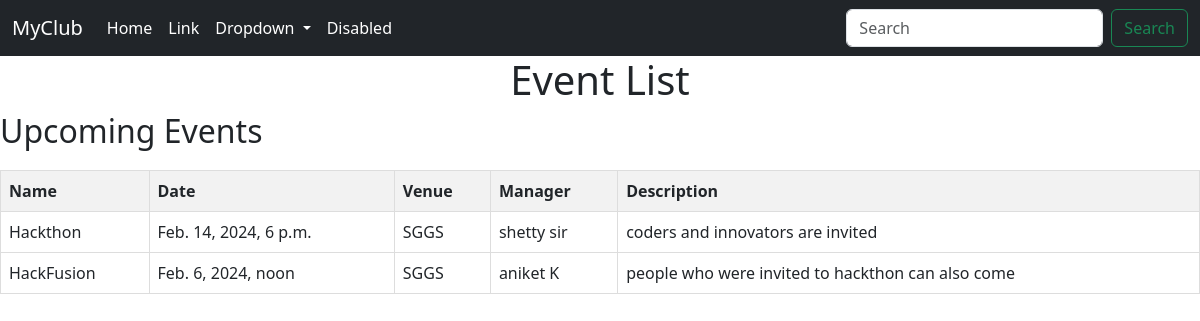
The page / on the database its author committed.
### events/models.py (models this page shows, shortened)
class Event(models.Model):
    name = models.CharField('Event name' , max_length=180)
    event_date = models.DateTimeField('Event Date')
    venue = models.ForeignKey(Venue,blank=True,on_delete=models.CASCADE)
    manager =models.CharField(max_length=60)
    description =models.TextField(blank=True)
    attendees =models.ManyToManyField(MyClubUser)

class Venue(models.Model):
    name = models.CharField('Venue name', max_length=180)
    address = models.CharField(max_length=300)
    pin_code = models.CharField('Pin code',max_length=10)
    phone = models.CharField('Contact',max_length=10)
    web = models.URLField('web url')
    email_address = models.EmailField('Email')

### events/views.py (the view)
# urls.py: path('', event_list, name='event_list'),
def event_list(request):
    events = Event.objects.all()
    return render(request, 'event_list.html', {'events': events})

### events/templates/event_list.html (shortened to what this page needs)
<!DOCTYPE html>
<html lang="en">
<head>
    <link href="https://cdn.jsdelivr.net/npm/bootstrap@5.3.2/dist/css/bootstrap.min.css" rel="stylesheet">
</head>
<body>
    {% include 'navbar.html' %}
    <h1>Event List</h1>
    <h2>Upcoming Events</h1>
    <table>
        <thead>
            <tr>
                <th>Name</th>
                <th>Date</th>
                <th>Venue</th>
                <th>Manager</th>
                <th>Description</th>
            </tr>
        </thead>
        <tbody>
            {% for event in events %}
            <tr>
                <td>{{ event.name }}</td>
                <td>{{ event.event_date }}</td>
                <td>{{ event.venue.name }}</td>
                <td>{{ event.manager }}</td>
                <td>{{ event.description }}</td>
            </tr>
            {% endfor %}
        </tbody>
    </table>
</body>
</html>

### events/templates/navbar.html (shortened to what this page needs)
<nav class="navbar navbar-expand-lg bg-dark">
  <div class="container-fluid">
    <a class="navbar-brand" href="#" style="color: white;">MyClub</a>
    <div class="collapse navbar-collapse" id="navbarSupportedContent">
      <ul class="navbar-nav me-auto mb-2 mb-lg-0">
        <li class="nav-item">
          <a class="nav-link active" aria-current="page" href="#" style="color: white;">Home</a>
        </li>
        <li class="nav-item">
          <a class="nav-link" href="#" style="color: white;">Link</a>
        </li>
        <li class="nav-item dropdown">
          <a class="nav-link dropdown-toggle" href="#" role="button" data-bs-toggle="dropdown" aria-expanded="false" style="color: white;">
            Dropdown
          </a>
        </li>
        <li class="nav-item">
          <a class="nav-link disabled" aria-disabled="true" style="color: white;">Disabled</a>
        </li>
      </ul>
      <form class="d-flex" role="search">
        <input class="form-control me-2" type="search" placeholder="Search" aria-label="Search">
        <button class="btn btn-outline-success" type="submit">Search</button>
      </form>
    </div>
  </div>
</nav>

### events/templates/event_list.html (style rules this page uses)
h1 { text-align: center; }
table { width: 100%; border-collapse: collapse; margin-top: 20px; }
th, td { border: 1px solid #dddddd; text-align: left; padding: 8px; }
th { background-color: #f2f2f2; }

### rows shown on the page
Event: name "Hackthon", event_date "Feb. 14, 2024, 6 p.m.", venue.name "SGGS", manager "shetty sir", description "coders and innovators are invited"
Event: name "HackFusion", event_date "Feb. 6, 2024, noon", venue.name "SGGS", manager "aniket K", description "people who were invited to hackthon can also come"
